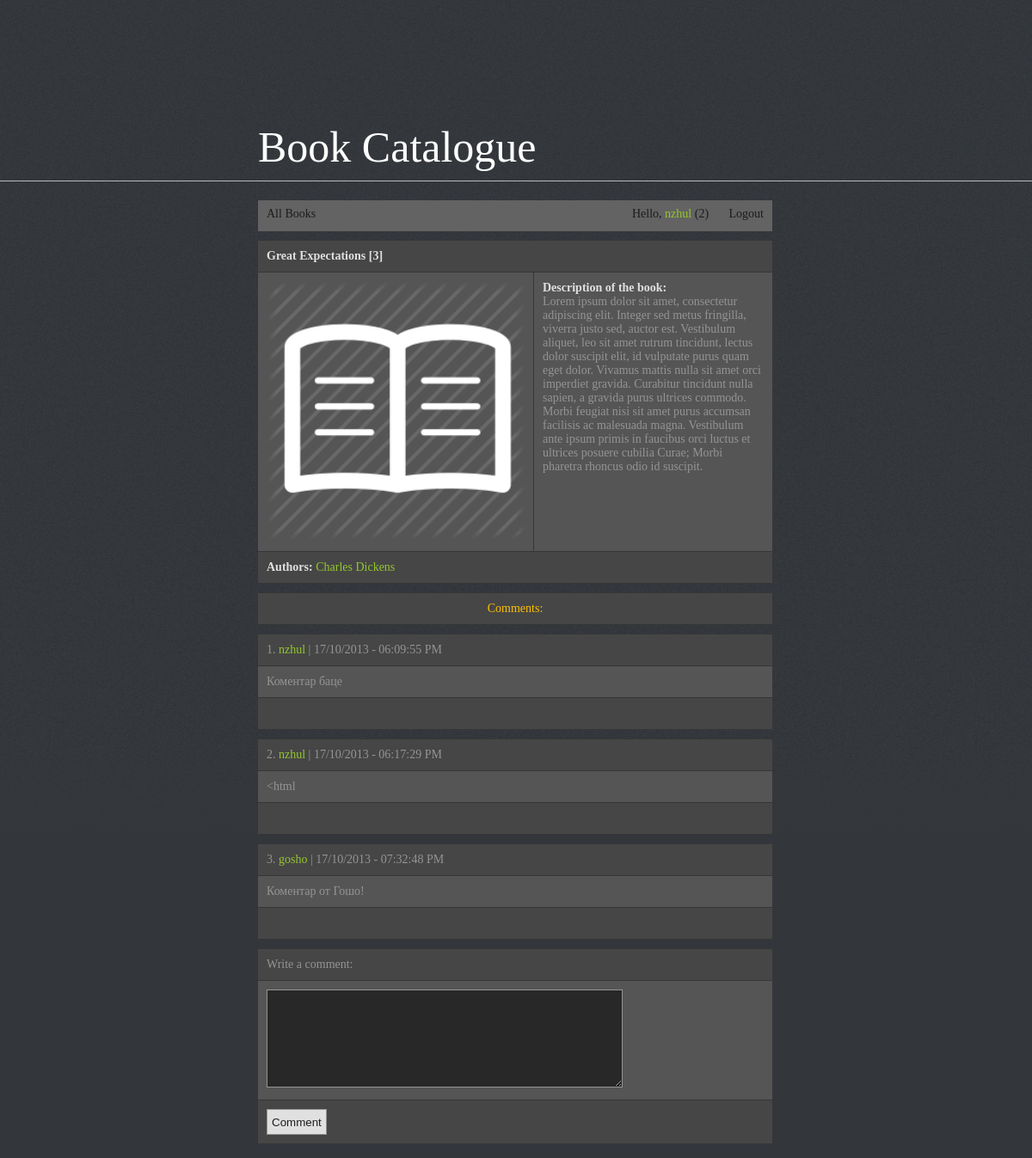
Page /book.php?id=3 (signed in) on the committed database.
### tables this page shows
CREATE TABLE IF NOT EXISTS `books` (
  `book_id` int(11) NOT NULL AUTO_INCREMENT,
  `book_title` varchar(250) NOT NULL,
  `comments_count` int(11) NOT NULL,
  PRIMARY KEY (`book_id`)
);

CREATE TABLE IF NOT EXISTS `authors` (
  `author_id` int(11) NOT NULL AUTO_INCREMENT,
  `author_name` varchar(250) NOT NULL,
  PRIMARY KEY (`author_id`)
);

CREATE TABLE IF NOT EXISTS `comments` (
  `comment_id` int(11) NOT NULL AUTO_INCREMENT,
  `book_id` int(11) NOT NULL,
  `comment` text NOT NULL,
  `date_added` int(11) NOT NULL,
  `author_id` int(11) NOT NULL,
  PRIMARY KEY (`comment_id`),
  KEY `book_id` (`book_id`,`date_added`,`author_id`)
);

CREATE TABLE IF NOT EXISTS `users` (
  `user_id` int(11) NOT NULL AUTO_INCREMENT,
  `username` varchar(50) NOT NULL,
  `password` varchar(50) NOT NULL,
  `comments_count` int(11) NOT NULL,
  PRIMARY KEY (`user_id`)
);

### book.php (the view, shortened to what this page needs)
<?php
require './inc/config.php';
if (!isset($_GET['id'])) {
    header('Location: index.php');
    exit;
} else {
    $sql = 'SELECT * FROM books WHERE book_id=' . (int) $_GET['id'];
    $result = mysqli_query($link, $sql);
    if ($result->num_rows <= 0) {
        header('Location: index.php');
        exit;
    } else {
        $row = $result->fetch_assoc();
    }
}
require './inc/header.php';
if (isset($_SESSION['username'])) {
    $usernameField = '<li><a href="user.php?id=' . $_SESSION['user_id'] . '">Hello, <span style="color: #93c72e;">' . $_SESSION['username'] . '</span> (' . $_SESSION['comments_count'] . ')</a></li>
        <li><a href="logout.php">Logout</a></li>';
} else {
    $usernameField = '<li><a href="login.php">Login</a></li>';
}
?>
<div class="navigation" style="text-align: right;">
    <ul id="menu">
        <li style="float: left;"><a href="index.php" id="addBook">All Books</a></li>
        <?= $usernameField; ?>
    </ul>
</div>
<table>
    <tr>
        <td colspan="2"><span class="sum"><?= $row['book_title'] . ' [' . $row['comments_count'] . ']' ?></span></td>
    </tr>
    <tr>
        <td><img src="img/book.png" style="width: 300px;"/></td>
        <td style="vertical-align: top;"><span class="sum">Description of the book:</span><br/>Lorem ipsum dolor sit amet, consectetur adipiscing elit.
            Integer sed metus fringilla, viverra justo sed, auctor est.
            Vestibulum aliquet, leo sit amet rutrum tincidunt, lectus dolor suscipit elit,
            id vulputate purus quam eget dolor. Vivamus mattis nulla sit amet orci imperdiet
            gravida. Curabitur tincidunt nulla sapien, a gravida purus ultrices commodo.
            Morbi feugiat nisi sit amet purus accumsan facilisis ac malesuada magna.
            Vestibulum ante ipsum primis in faucibus orci luctus et ultrices posuere cubilia
            Curae; Morbi pharetra rhoncus odio id suscipit.</td>
    </tr>
    <tr>
        <td colspan="2"><span class="sum">Authors:</span>
            <?php
            $sql = 'SELECT authors.author_id, authors.author_name FROM authors
                    LEFT JOIN books_authors
                    ON authors.author_id = books_authors.author_id
                    LEFT JOIN books
                    ON books_authors.book_id = books.book_id
                    WHERE books.book_id=' . (int) $_GET['id'];
            $result = mysqli_query($link, $sql);
            $rowCount = $result->num_rows;
            $loopCount = 1;
            while ($row = $result->fetch_assoc()) {
                if ($loopCount == $rowCount) {
                    $divider = '';
                } else {
                    $divider = ' | ';
                }
                echo '<a href="author.php?id=' . $row['author_id'] . '">' . $row['author_name'] . '</a>' . $divider;
                $loopCount++;
            }
            ?>
        </td>
    </tr>
</table>
<?php
$sql = 'SELECT * FROM comments
        LEFT JOIN users
        ON comments.author_id = users.user_id
        WHERE book_id=' . (int) $_GET['id'];
$result = mysqli_query($link, $sql);
if ($result->num_rows <= 0) {
    ?>
    <table>
        <tr>
            <td style="color: #ffc000; text-align: center;">The book doesn't have any comments yet<br/>Write the first one!</td>
        </tr>
    </table>
    <?php
} else {
    echo '<table>
        <tr>
            <td style="color: #ffc000; text-align: center;">Comments:</td>
        </tr>
    </table>';
    $counter = 1;
    while ($row = $result->fetch_assoc()) {
        $real_date = date('d/m/Y \- h:i:s A', $row['date_added']);
        echo '<table>
    <tr>
        <td>' . $counter . '. <a href="user.php?id=' . $row['author_id'] . '">' . $row['username'] . '</a> | ' . $real_date . '</td>
    </tr>
    <tr>
        <td>' . $row['comment'] . '</td>
    </tr>
    <tr>
        <td>&nbsp;</td>
    </tr>
</table>';
        $counter++;
    }
}
?>
<?php if (isset($_SESSION['isLogged'])) { ?>
    <form action="processpost.php" method="POST">
        <table>
            <tr>
                <td>Write a comment:</td>
            </tr>
            <tr>
                <td><textarea name="comment"></textarea></td>
            </tr>
            <tr>
                <td>
                    <input type="submit" name="postComment" value="Comment"/>
                </td>
            </tr>
        </table>
    </form>
<?php } ?>
<?php
include './inc/footer.php';
?>

### css/style.css (style rules this page uses)
body { background: #33363b url(../img/bg.jpg)repeat-x;font-family: Tahoma;font-size: 14px; }
.navigation { float: left;width: 598px;height: 36px; background: #636363; }
table { color: #949494; border-collapse: collapse;width: 600px;margin-left: -1px;position: relative;top:10px;float: left;z-index: 2; margin-bottom: 10px; }
td { background: #555555; border: 1px solid #363636; padding: 10px; text-align: left; }
tr:first-child td, tr:last-child td { background: #464646; }
.sum { font-weight: bold;color: #e0e0e0; }
input[type="submit"] { background: #e0e0e0;border: 1px solid #949494; width: 70px; height: 30px; padding-left: 5px; color: #1c1c1c;cursor: pointer; }
input, textarea { background: #e0e0e0;border: 1px solid #949494; width: 180px;height: 25px;padding-left: 10px; background: #282828; color: #e0e0e0; }
textarea { height: 100px; width: 400px;padding-top: 10px; }
td a { color: #93c72e; text-decoration: none; }
ul#menu, ul#menu ul.sub-menu { padding:0; margin: 0; margin-top: 3px; }
ul#menu li, ul#menu ul.sub-menu li { list-style-type: none; display: inline-block; }
ul#menu li a, ul#menu li ul.sub-menu li a { text-decoration: none; color: #1c1c1c; background: #636363; padding: 8px 10px 0 10px; display:inline-block; height: 28px; margin-top: -3px; }
ul#menu li { position: relative; }

### rows in the picture
books: book_title "Great Expectations", comments_count "3"
authors: author_name "Charles Dickens"
comments: users.username "nzhul", date_added "17/10/2013 - 06:09:55 PM", comment "Коментар баце"
comments: users.username "nzhul", date_added "17/10/2013 - 06:17:29 PM", comment "<html"
comments: users.username "gosho", date_added "17/10/2013 - 07:32:48 PM", comment "Коментар от Гошо!"

### other values in the picture
$_SESSION['username'] "nzhul"
$_SESSION['comments_count'] "2"
